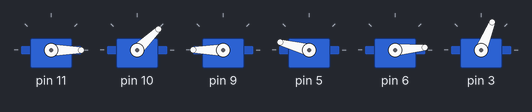
The sketch below on a simulated Arduino Uno, built with avr-gcc and run on an emulated ATmega328P. Shown: 6 × servo.

Above: at 6.18 s.
At 11.1 s:
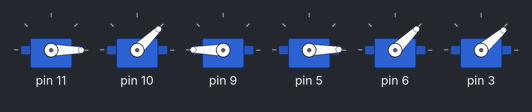
At 14.22 s:
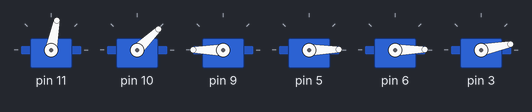
At 19.47 s:
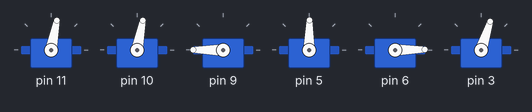
At 29.3 s:
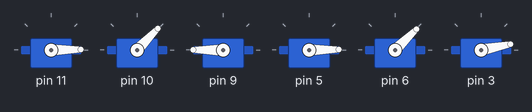
At 31.3 s:
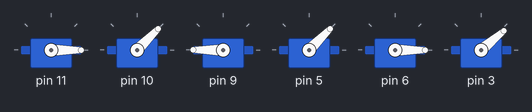
Timing chart, 0 to 40.0 s (numbered marks = the images above):
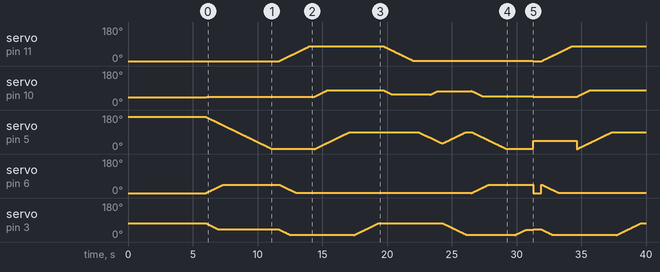

The sketch:

brazo_comunicacion_nano.ino
```cpp
#include <Wire.h>
#include <Braccio.h>
#include <Servo.h>


Servo base;
Servo shoulder;
Servo elbow;
Servo wrist_rot;
Servo wrist_ver;
Servo gripper;

int x=30;
void setup(){
  Braccio.begin();
}

void loop() {
   prender("y");
   prender("n");
   base.write(0);
  shoulder.write(45);
  elbow.write(180);
  wrist_rot.write(0);
  wrist_ver.write(45);
  gripper.write(40);
  delay(100);
}

void prender(String b){
  if (b=="y") {
    Braccio.ServoMovement(x,0, 45, 180, 0, 45,  40);
    delay(500);
    Braccio.ServoMovement(x,80, 45, 180, 0, 0,  0);
    delay(300);
    Braccio.ServoMovement(x,80, 80, 180, 90, 0,  0);
    delay(300); //giro 300º y distancia de 23 cm
    Braccio.ServoMovement(x,80, 80, 180, 90, 0,  90);
    delay(300);//cerrar
    Braccio.ServoMovement(x,0, 55, 180, 90, 0,  90);
    delay(300); // comprimir y voltear
    Braccio.ServoMovement(x,0, 55, 180, 60, 0,  90);
    delay(10); // abrir
    Braccio.ServoMovement(x,0, 75, 180, 30, 0,  90);
    delay(10); // abrir
    Braccio.ServoMovement(x,0, 75, 180, 90, 0,  0);
    delay(300); // abrir
    Braccio.ServoMovement(x,0, 45, 180, 0, 45,  0);
    delay(500);
  }
  else if (b=="n") {
    delay(100);
    Braccio.ServoMovement(30,0, 45, 180, 0, 45,  40);
    delay(500);
  }
}
```
